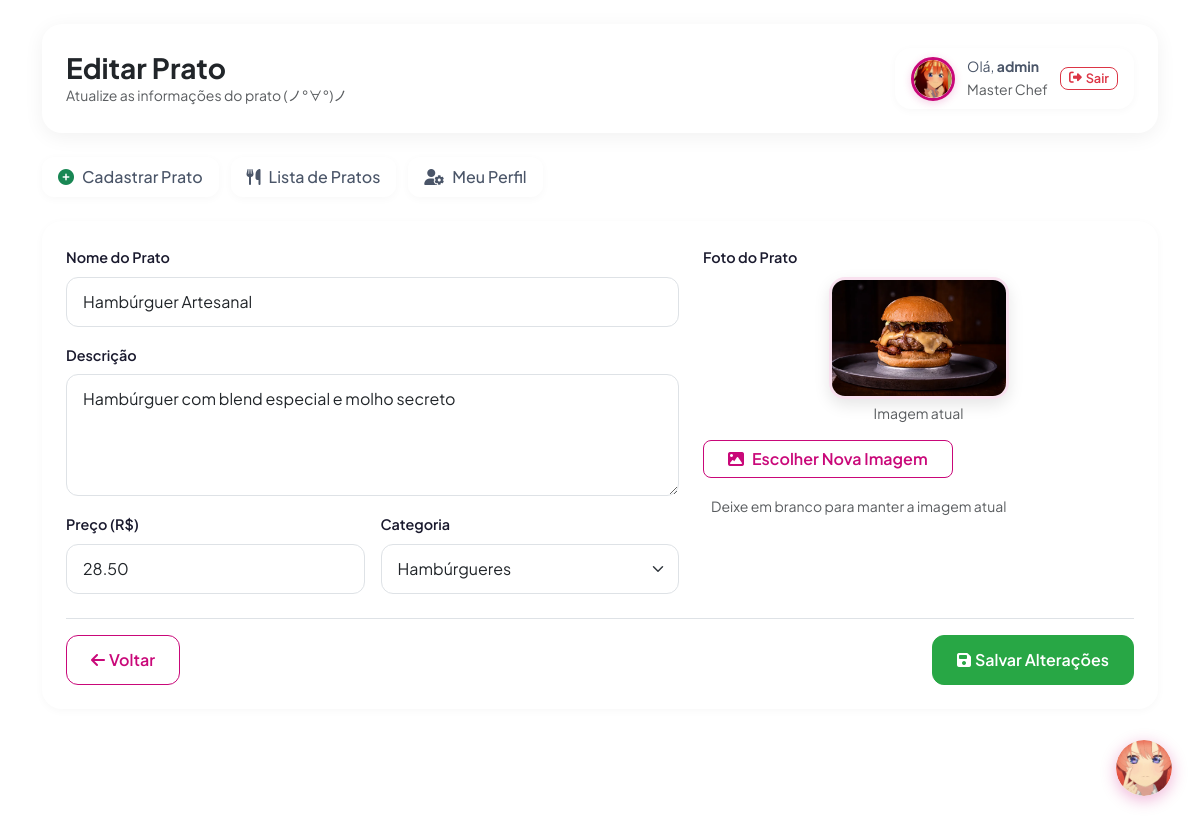
Screenshot of /pages/editar.php?id=2 (signed in) with the database file from the repository.
### tables this page shows
CREATE TABLE `comidinhas` (
  `id` int(11) NOT NULL,
  `nome` varchar(100) NOT NULL,
  `descricao` varchar(255) NOT NULL,
  `preco` decimal(10,2) NOT NULL DEFAULT 0.00,
  `id_categoria` int(11) NOT NULL,
  `imagem` varchar(255) DEFAULT NULL
);

### api/helpers/categorias.php (called while the page is built, shortened)
<?php
function obterCategorias(mysqli $con): array
{
    $sql       = 'SELECT id, nome, icone FROM categorias ORDER BY nome ASC';
    $resultado = mysqli_query($con, $sql);
    $categorias = [];
    while ($linha = mysqli_fetch_assoc($resultado))
    {
        $categorias[] = $linha;
    }
    return $categorias;
}

### public/pages/editar.php (the view, shortened to what this page needs)
<?php
include __DIR__ . '/../../api/config/conexao.php';
require_once __DIR__ . '/../../api/helpers/categorias.php';
$id   = isset($_GET['id']) ? (int) $_GET['id'] : 0;
$erro = $_GET['erro'] ?? '';
$sql  = "SELECT c.*, cat.nome as categoria
         FROM comidinhas c
         LEFT JOIN categorias cat ON c.id_categoria = cat.id
         WHERE c.id = ?";
$stmt = mysqli_prepare($con, $sql);
mysqli_stmt_bind_param($stmt, 'i', $id);
mysqli_stmt_execute($stmt);
$resultado = mysqli_stmt_get_result($stmt);
$prato     = mysqli_fetch_assoc($resultado);
$categorias = obterCategorias($con);
?>
<!DOCTYPE html>
<html lang="pt-BR">
<head>
    <link href="https://cdn.jsdelivr.net/npm/bootstrap@5.3.2/dist/css/bootstrap.min.css" rel="stylesheet">
    <link href="https://cdnjs.cloudflare.com/ajax/libs/font-awesome/6.4.2/css/all.min.css" rel="stylesheet">
    <link href="https://cdn.jsdelivr.net/npm/sweetalert2@11/dist/sweetalert2.min.css" rel="stylesheet">
    <link rel="stylesheet" href="../assets/css/pages/editar.css">
</head>
<body data-erro="<?= htmlspecialchars($erro) ?>"
      data-selected-categoria="<?= htmlspecialchars($prato['id_categoria']) ?>">
<div class="container mt-4">
    <div class="hero-card p-4 mb-4 d-flex flex-column flex-md-row justify-content-between align-items-md-center gap-3">
        <div>
            <h1 class="h3 fw-bold text-dark m-0">Editar Prato</h1>
            <p class="text-muted small m-0">Atualize as informações do prato (ノ°∀°)ノ</p>
        </div>
        <?php include __DIR__ . '/../components/header_usuario.php'; ?>
    </div>
    <div class="mb-4">
        <ul class="nav nav-pills">
            <li class="nav-item">
                <a class="nav-link" href="cadastro_pratos.php">
                    <i class="fa-solid fa-circle-plus text-success me-2"></i>Cadastrar Prato
                </a>
            </li>
            <li class="nav-item">
                <a class="nav-link" href="lista.php">
                    <i class="fa-solid fa-utensils me-2"></i>Lista de Pratos
                </a>
            </li>
            <li class="nav-item">
                <a class="nav-link" href="perfil.php">
                    <i class="fa-solid fa-user-gear me-2"></i>Meu Perfil
                </a>
            </li>
        </ul>
    </div>
    <div class="card form-card p-4">
        <form action="../../api/controllers/doEditar.php" method="POST" enctype="multipart/form-data" id="formEditar">
            <div class="row g-4">
                <div class="col-md-7">
                    <div class="mb-3">
                        <label class="form-label">Nome do Prato</label>
                        <input type="text" class="form-control" name="nome" id="nome"
                               value="<?= htmlspecialchars($prato['nome']) ?>" required>
                    </div>
                    <div class="mb-3">
                        <label class="form-label">Descrição</label>
                        <textarea class="form-control" name="descricao" id="descricao"
                                  rows="4" required><?= htmlspecialchars($prato['descricao']) ?></textarea>
                    </div>
                    <div class="row g-3">
                        <div class="col-md-6">
                            <label class="form-label">Preço (R$)</label>
                            <input type="number" class="form-control" name="preco" id="preco"
                                   step="0.01" min="0"
                                   value="<?= number_format($prato['preco'], 2, '.', '') ?>" required>
                        </div>
                        <div class="col-md-6">
                            <label class="form-label">Categoria</label>
                            <select class="form-select" name="id_categoria" id="id_categoria" required>
                                <?php foreach ($categorias as $cat): ?>
                                    <option value="<?= $cat['id'] ?>"
                                        <?= (int) $prato['id_categoria'] === (int) $cat['id'] ? 'selected' : '' ?>>
                                        <i class="fa-solid <?= $cat['icone'] ?>"></i> <?= htmlspecialchars($cat['nome']) ?>
                                    </option>
                                <?php endforeach; ?>
                            </select>
                        </div>
                    </div>
                </div>
                <div class="col-md-5">
                    <label class="form-label">Foto do Prato</label>
                    <?php if (!empty($prato['imagem'])): ?>
                        <div class="text-center mb-3" id="previewAtual">
                            <img src="../assets/img/pratos/<?= htmlspecialchars($prato['imagem']) ?>"
                                 class="preview-atual"
                                 alt="Imagem atual"
                                 onerror="this.onerror=null;this.src='../assets/img/pratos/prato_padrao.png';">
                            <p class="text-muted small mt-1">Imagem atual</p>
                        </div>
                    <?php endif; ?>
                    <div class="mb-3">
                        <button type="button" class="btn btn-outline-primary rounded-3 px-4" data-bs-toggle="modal" data-bs-target="#imageModal">
                            <i class="fa-solid fa-image me-2"></i>Escolher Nova Imagem
                        </button>
                    </div>
                    <span id="file-status-text" class="text-muted small ms-2">Deixe em branco para manter a imagem atual</span>
                </div>
            </div>
            <div class="d-flex justify-content-between align-items-center mt-4 pt-3 border-top">
                <a href="lista.php" class="btn btn-voltar">
                    <i class="fa-solid fa-arrow-left me-1"></i>Voltar
                </a>
                <button type="submit" class="btn btn-salvar">
                    <i class="fa-solid fa-save me-1"></i>Salvar Alterações
                </button>
            </div>
        </form>
    </div>
</div>
</body>
</html>

### public/assets/css/pages/editar.css (style rules this page uses)
.form-card { background: var(--bg-card); border-radius: var(--radius-xl); box-shadow: var(--shadow-sm); border: none; }
.form-control, .form-select { padding: 0.75rem 1rem; border: 1px solid var(--border-color); border-radius: var(--radius-md); }
.form-label { color: var(--text-primary); font-size: 0.9rem; font-weight: 600; }
.preview-atual { max-width: 180px; max-height: 180px; border: 3px solid var(--itsuki-primary-light); border-radius: var(--radius-lg); box-shadow: 0 6px 16px rgba(0, 0, 0, 0.1); object-fit: cover; }
.btn-salvar { padding: 0.75rem 1.5rem; border-color: var(--color-success); border-radius: var(--radius-md); background: var(--color-success); color: #fff; font-weight: 600; transition: all var(--transition-fast); }
.btn-voltar { padding: 0.75rem 1.5rem; border: 1px solid var(--itsuki-primary); border-radius: var(--radius-md); background: transparent; color: var(--itsuki-primary); font-weight: 600; transition: all var(--transition-fast); }

### public/assets/css/global.css (style rules this page uses)
body { min-height: 100vh; color: var(--text-secondary); font-family: 'Plus Jakarta Sans', sans-serif; background-image: url("../img/global/fundo.png"); background-size: cover; background-attachment: fixed; background-position: center; background-repeat: no-repeat; }

### public/assets/css/components.css (style rules this page uses)
.hero-card { background: var(--bg-card); border-radius: var(--radius-xl); box-shadow: var(--shadow-md); border: none; }
.form-card { background: var(--bg-card); border-radius: var(--radius-xl); box-shadow: var(--shadow-sm); border: none; }
.nav-pills { gap: 0.75rem; }
.nav-pills .nav-link { background: var(--bg-card); border-radius: var(--radius-md); box-shadow: var(--shadow-sm); color: var(--text-secondary); font-weight: 500; transition: all var(--transition-fast); }
.btn-outline-primary { background: transparent; border-color: var(--itsuki-primary); border-radius: var(--radius-md); color: var(--itsuki-primary); font-weight: 600; transition: all var(--transition-fast); }

### public/assets/css/variables.css (style rules this page uses)
:root { --itsuki-primary: #c90879; --itsuki-secondary: #f23078; --itsuki-light: #fffade; --itsuki-yellow: #f5f05f; --itsuki-gold: #fcd74e; --itsuki-primary-hover: #a80665; --itsuki-primary-light: rgba(201, 8, 121, 0.12); --itsuki-secondary-light: rgba(242, 48, 120, 0.15); --itsuki-gold-light: rgba(252, 215, 78, 0.25); --color-success: #28a745; --color-success-light: rgba(40, 167, 69, 0.15); --color-danger: #dc3545; --color-danger-light: rgba(220, 53, 69, 0.15); --color-warning: #ffc107; --color-info: #c90879; --text-primary: #1a1a2e; --text-secondary: #4a5568; --text-muted: #a0aec0; --text-on-primary: #fff; --bg-card: #fff; --bg-card-overlay: rgba(255, 255, 255, 0.95); --bg-body: #f5f0ff; --bg-input: #fff; --border-color: #dee2e6; --border-focus: var(--itsuki-primary); --shadow-sm: 0 2px 8px rgba(0, 0, 0, 0.03); --shadow-md: 0 4px 20px rgba(0, 0, 0, 0.06); --shadow-lg: 0 10px 30px rgba(0, 0, 0, 0.1); --shadow-hover: 0 6px 24px rgba(201, 8, 121, 0.12); --radius-sm: 8px; --radius-md: 12px; --radius-lg: 16px; --radius-xl: 20px; --radius-2xl: 24px; --transition-fast: 0.15s ease; --transition-normal: 0.25s ease; }

### rows the page displays
comidinhas: nome "Hambúrguer Artesanal", descricao "Hambúrguer com blend especial e molho secreto", preco "28.50", id_categoria "Hambúrgueres", imagem (picture)

### other values shown
$nomeUsuario "admin"
